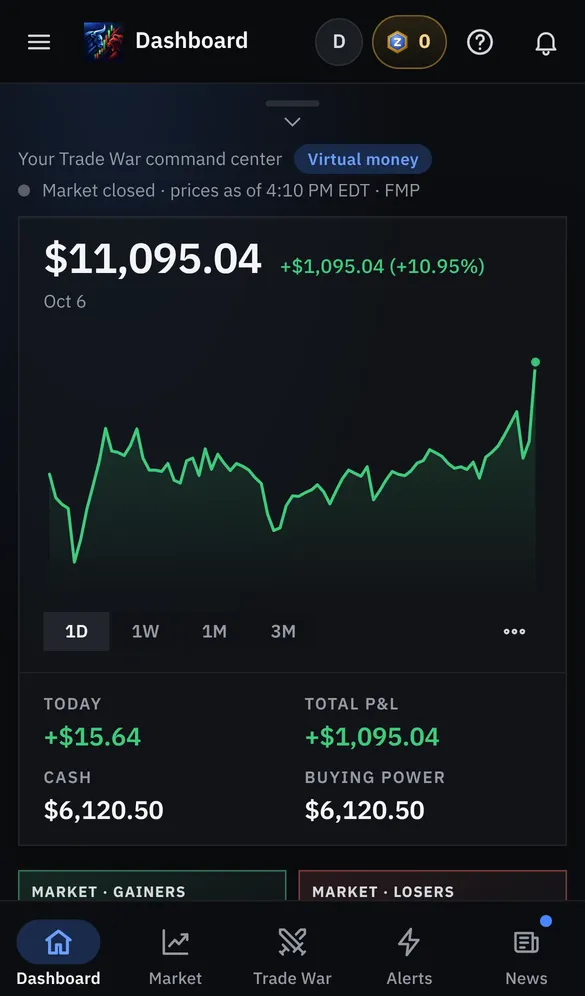
#> input picture images/app/dashboard-phone.webp, 585 x 996 px
$ python finish.py ../../images/app/chart.webp ../../images/app/dashboard-phone.webp ../../images/app/dashboard-phone.webp
#> lines starting #> are read from the running program, lines starting #| are printed output that depends on the picture
#> `alpha = cut.split()[3]`: alpha: PIL image 585x996 L; every value is 255
#> `alpha = alpha.resize(big.size, Image.LANCZOS)`: alpha: PIL image 1755x2988 L; every value is 255
"""Same finishing as scripts/minds/portraits.py, for an already cut-out RGBA PNG."""
import sys
import numpy as np
from PIL import Image, ImageFilter, ImageOps

rng = np.random.default_rng(7)
EXP = {"alexander": 1.15}


def look(gray, exp=1.08):
#> called with exp = 1.08
    g = np.asarray(ImageOps.autocontrast(gray, cutoff=0.5), dtype=np.float32) / 255.0
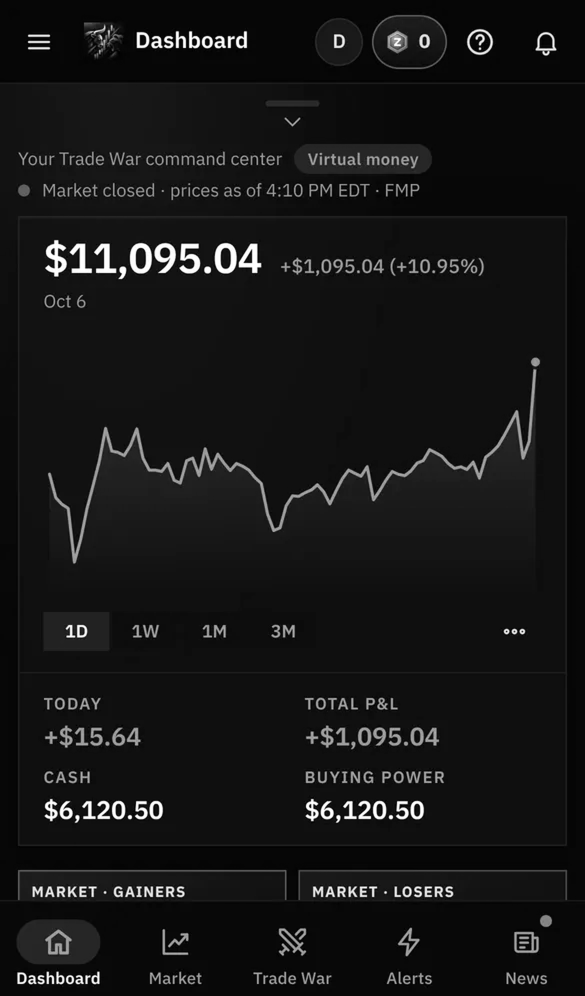
#> g: shape (2988, 1755) float32 (shown at 1/3 size); min 0, max 1, mean 0.0851
    g = 0.5 + (g - 0.5) * 1.05
    g = np.clip(g, 0, 1) ** exp
    g = g + rng.normal(0, 0.03, g.shape)
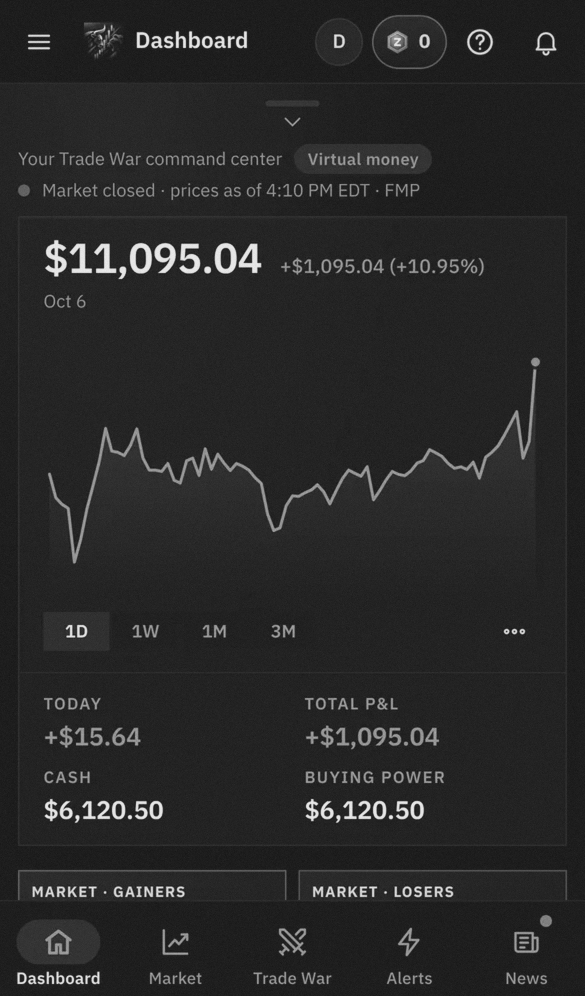
#> g: shape (2988, 1755) float64 (shown at 1/3 size); min -0.147, max 1.12, mean 0.0561; drawn with min black and max white
    return Image.fromarray((np.clip(g, 0, 1) * 255).astype(np.uint8), "L")


fid, src, out = sys.argv[1], sys.argv[2], sys.argv[3]
cut = Image.open(src).convert("RGBA")
alpha = cut.split()[3]
# drop the dark JPEG fringe, then soften the edge
alpha = alpha.filter(ImageFilter.MinFilter(3)).filter(ImageFilter.GaussianBlur(1.0))
up = 3
big = cut.resize((cut.width * up, cut.height * up), Image.LANCZOS)
alpha = alpha.resize(big.size, Image.LANCZOS)
gray = look(big.convert("L"), EXP.get(fid, 1.08))
x0, y0, x1, y1 = alpha.point(lambda v: 255 if v > 40 else 0).getbbox()
#> x0 = 0; y0 = 0; x1 = 1755; y1 = 2988
pad = int((y1 - y0) * 0.04)
#> pad = 119
box = (max(0, x0 - pad), max(0, y0 - pad), min(big.width, x1 + pad), big.height)
#> box = (0, 0, 1755, 2988)
la = Image.merge("LA", (gray, alpha)).crop(box)
short = pad - (y0 - box[1])
#> short = 119
if short > 0:
    tall = Image.new("LA", (la.width, la.height + short), (0, 0))
#> tall: PIL image 1755x3107 LA; every value is 0
    tall.paste(la, (0, short))
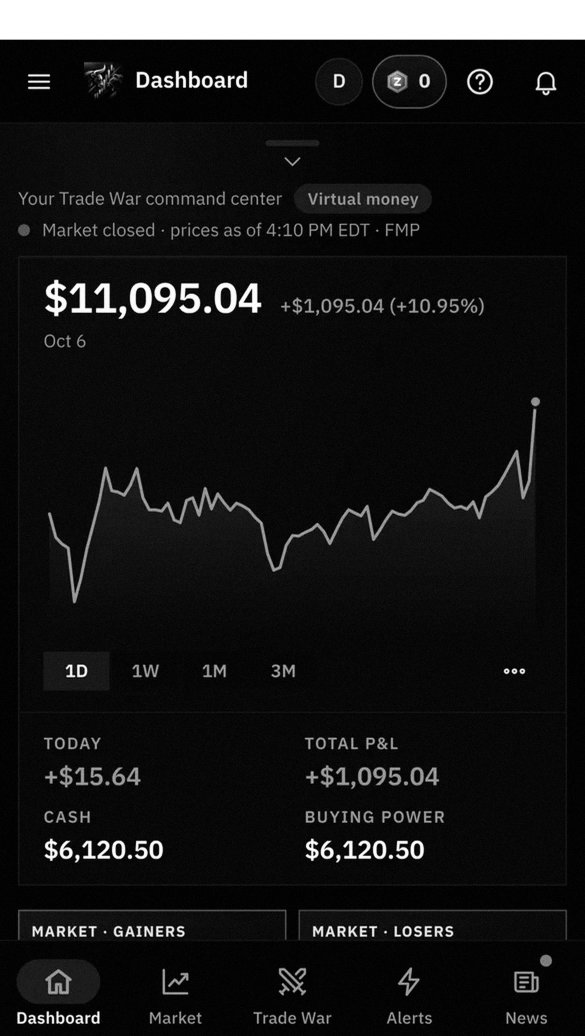
#> tall: PIL image 1755x3107 LA (shown at 1/3 size); mean R, G, B, A 14.4, 14.4, 14.4, 245.2; transparent parts drawn white
    la = tall
scale = 900 / la.height
#> scale = 0.29
la = la.resize((int(la.width * scale), 900), Image.LANCZOS)
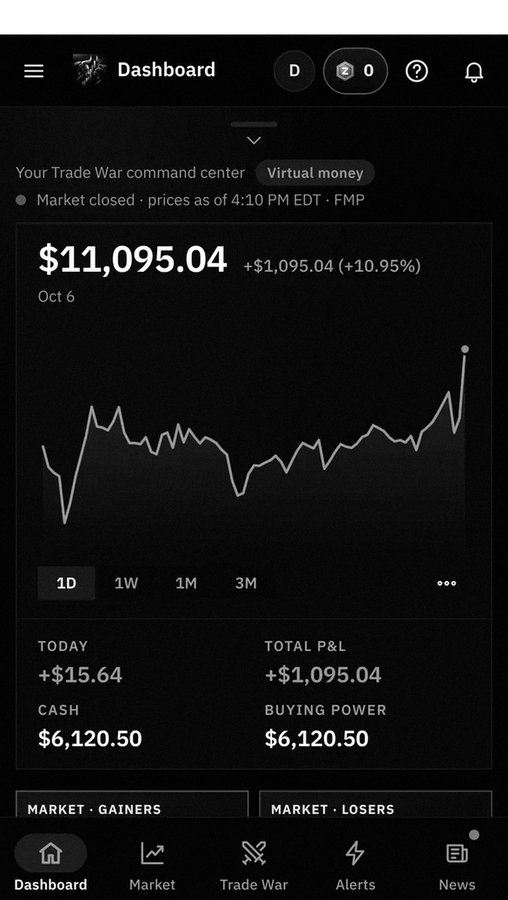
#> la: PIL image 508x900 LA; mean R, G, B, A 14.4, 14.4, 14.4, 245.2; transparent parts drawn white
la.convert("RGBA").save(out, quality=84, method=6)
print(fid, la.size)
#| ../../images/app/chart.webp (508, 900)

$ run again, on images/app/learn.webp
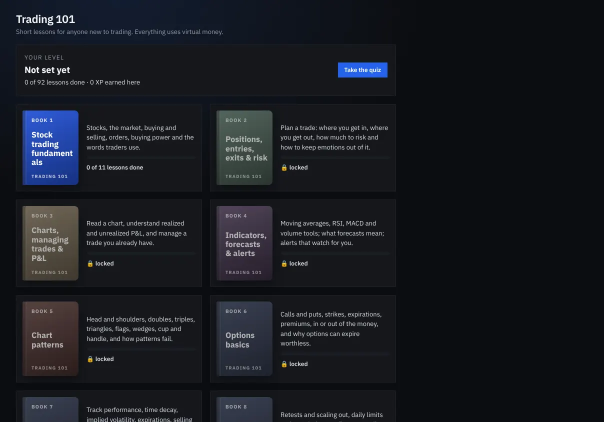
#> input picture images/app/learn.webp, 1208 x 844 px (shown at 1/2 size)
#> in look, `g = g + rng.normal(0, 0.03, g.shape)`:
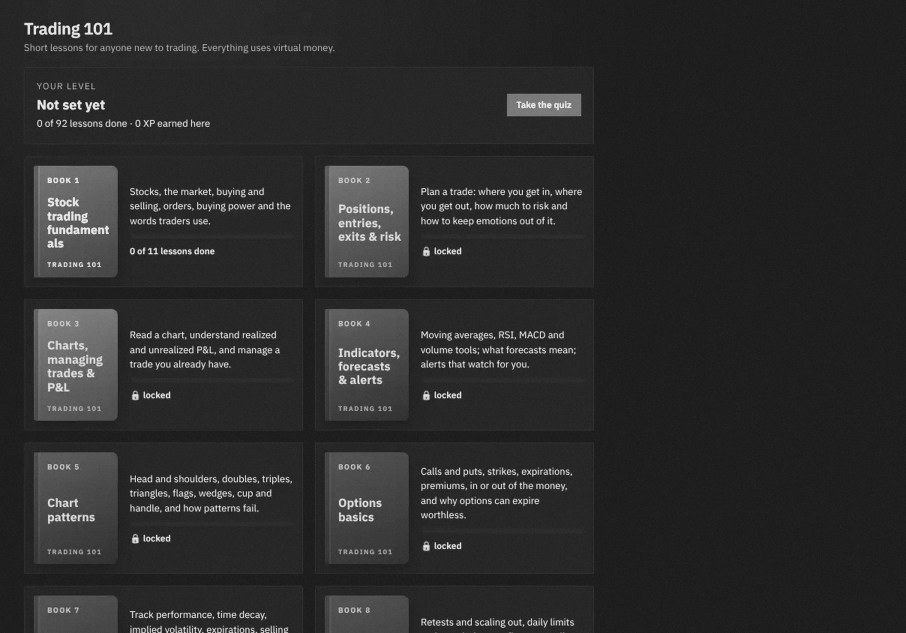
#> g: shape (2532, 3624) float64 (shown at 1/4 size); min -0.152, max 1.12, mean 0.0711; drawn with min black and max white
#> x0 = 0; x1 = 3624; y1 = 2532
#> pad = 101
#> box = (0, 0, 3624, 2532)
#> short = 101
#> `tall.paste(la, (0, short))`:
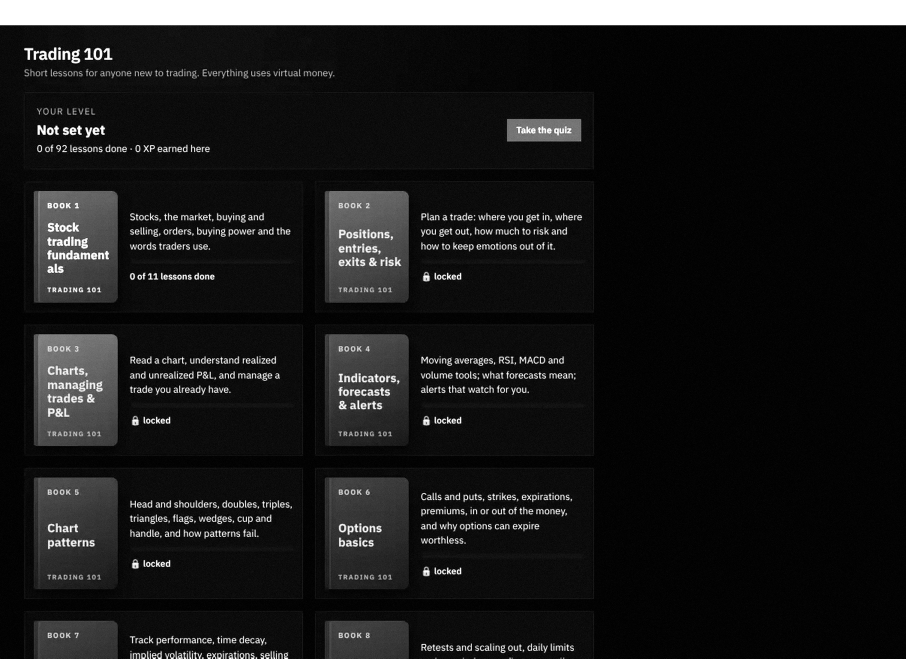
#> tall: PIL image 3624x2633 LA (shown at 1/4 size); mean R, G, B, A 18.4, 18.4, 18.4, 245.2; transparent parts drawn white
#| ../../images/app/learn.webp (1238, 900)
